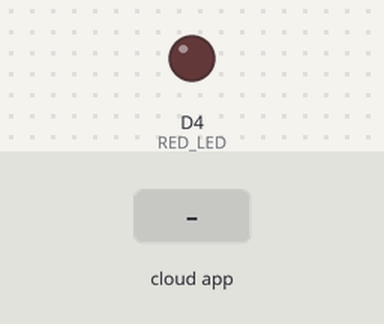
Bench run of a sketch on a simulated ESP8266 (NodeMCU). Shown: output pins drawn as LEDs (lit = HIGH). The inputs (shaded band) are chosen by the test bench. WiFi joins after 1.5 s; servers stay silent unless stated; the Firebase database answers and starts empty; what the sketch prints to the serial monitor is not drawn.

Above: at 3.8 s.
3.9 s: the phone or cloud app sets RED_LED_STATUS to ON
At 4.5 s:
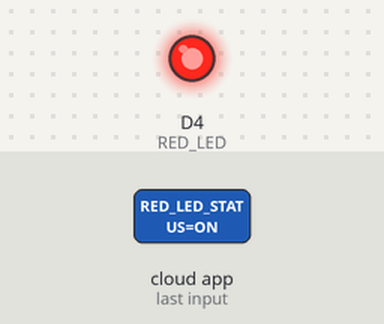
5.4 s: the phone or cloud app sets RED_LED_STATUS to OFF
At 7.4 s:
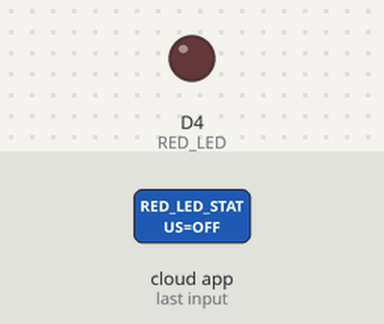
Timing chart, 0 to 8.9 s (numbered marks = the images above; inputs shaded):
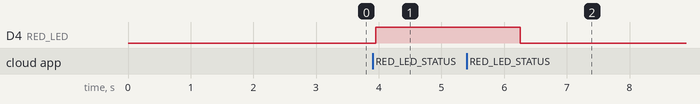

The sketch:

Firebase_LED.ino
```cpp
#include <ESP8266WiFi.h>
#include <FirebaseArduino.h>
#define FIREBASE_HOST "led-control-4623e.firebaseio.com"
#define FIREBASE_AUTH "2hWm4FPdZZdly8zZxfklhpTSVo2CuTNnVRwO5P6y"
#define WIFI_SSID "U+NetE313"
#define WIFI_PASSWORD "4000006482"

String RED_fireStatus = "";
int RED_LED = D4;

void setup(){
 Serial.begin(9600);
 delay(1000);
 pinMode(RED_LED, OUTPUT);

 WiFi.begin(WIFI_SSID, WIFI_PASSWORD);
 Serial.print("Connecting to ");
 Serial.print(WIFI_SSID);
 while (WiFi.status() != WL_CONNECTED){
   Serial.print(".");
   delay(500);
 }
 Serial.println();
 Serial.print("Connected to ");
 Serial.println(WIFI_SSID);
 Firebase.begin(FIREBASE_HOST, FIREBASE_AUTH);
 Firebase.setString("RED_LED_STATUS", "OFF");
}
void loop(){
  //firebase child값
 RED_fireStatus = Firebase.getString("RED_LED_STATUS");
 //RED 상태 ON일 때
 if (RED_fireStatus == "ON")  {
    //시리얼 모니터에 ON 표시
   Serial.println("RED LED Turned ON");
    // RED_LED로 설정한 D4 켜기
   digitalWrite(RED_LED, HIGH);
 } //RED 상채 OFF일 때
 else if (RED_fireStatus == "OFF") {
    //시리얼 모니터에 OFF 표시
   Serial.println("RED LED Turned OFF");
   // RED_LED로 설정한 D4 끄기
   digitalWrite(RED_LED, LOW);
 } else {
   Serial.println("Command Error! Please send ON/OFF");
 }
 delay(1000);
}
```

Measured:
- after the input at 3.9 s, D4 (RED_LED): LOW → HIGH after 0.05 s
- after the input at 5.4 s, D4 (RED_LED): HIGH → LOW after 0.85 s
